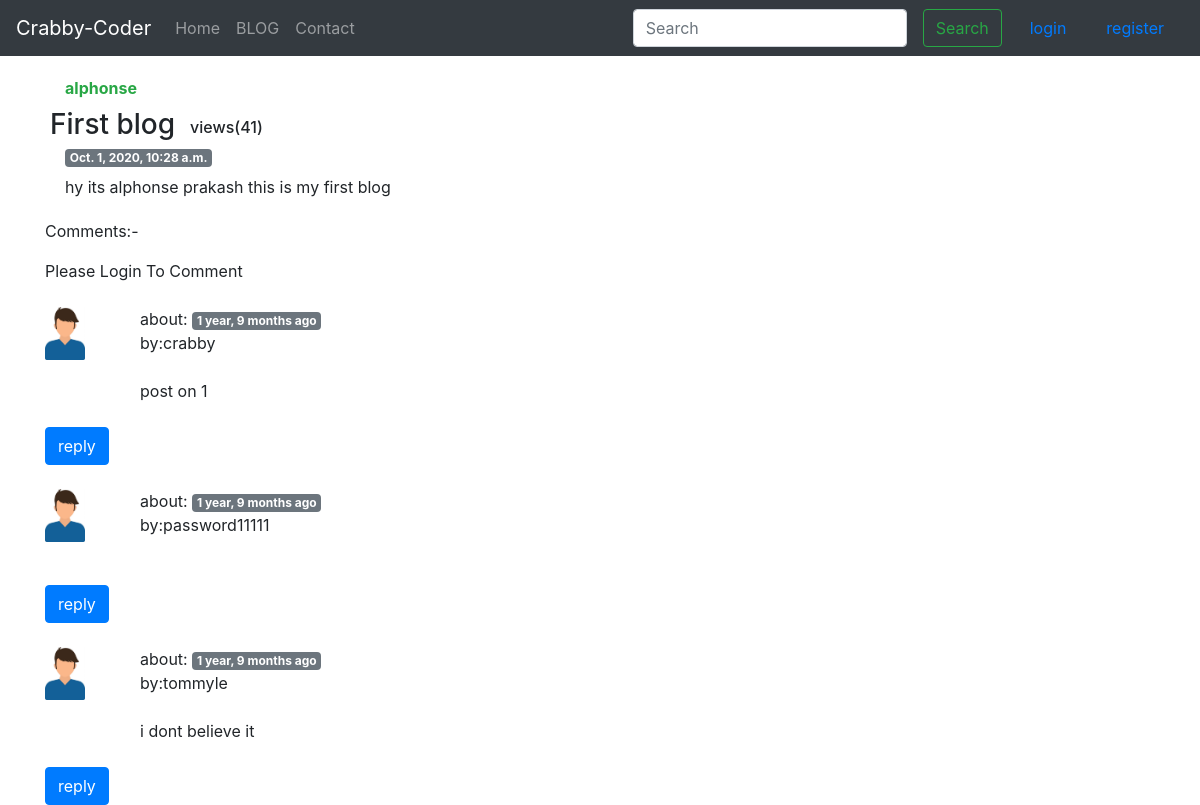
The app's page /blog/second with its own data.
### blog/models.py (models this page shows, shortened)
class Post(models.Model):
    sno=models.AutoField(primary_key=True)
    title=models.CharField(max_length=200)
    content=models.TextField()
    author=models.CharField(max_length=30)
    slug=models.CharField(max_length=200)
    view=models.IntegerField(default=0)
    timeStamp=models.DateTimeField(auto_now_add=True, blank=True)

class Comments(models.Model):
    sno=models.AutoField(primary_key=True)
    comment=models.TextField()
    user=models.ForeignKey(User,on_delete=models.CASCADE)
    post=models.ForeignKey(Post,on_delete=models.CASCADE)
    parent=models.ForeignKey('self',on_delete=models.CASCADE,null=True)
    timeStamp=models.DateTimeField(default=now)

### blog/views.py (the view)
# urls.py: path('<str:slug>',views.blogpost,name="blogpost"),
def blogpost(request,slug):
    variable=Post.objects.filter(slug=slug).first()
    variable.view=variable.view+1
    variable.save()
    comments=Comments.objects.filter(post=variable,parent=None)
    replys=Comments.objects.filter(post=variable).exclude(parent=None)
    replyDict={}
    for reply in replys:
        if reply.parent.sno not in replyDict.keys():
            replyDict[reply.parent.sno]=[reply]
        else:
            replyDict[reply.parent.sno].append(reply)
    return render(request,"blog/blogpost.html",{'blog':variable,'comments':comments,'user':request.user,"replys":replyDict})

### blog/templatetags/extras.py (called while the page is built)
@register.filter(name='get_val')
def get_val(dict,key):
    return dict.get(key)

### templates/blog/blogpost.html (shortened to what this page needs)
{% extends 'base.html' %}
{% load static %}
{% load humanize %}
{% block body %}
{% load extras %}
<div class="container">
    <div class="card-body d-flex flex-column align-items-start">
        <strong class="d-inline-block mb-2 text-success">{{blog.author}}</strong>
        <h3 class="mb-0">
            <div class="row">{{blog.title}} &nbsp; <div class="views" style="
                margin-top: 10px;"><h6>views({{blog.view}})</h6></div> </div>
        </h3>
        <div class="mb-1 text-muted"><span class="badge badge-secondary my-1">{{blog.timeStamp}}</span></div>
        <p class="card-text mb-auto">{{blog.content }}</p>
    </div>
</div>
<div class="container">
    <p>Comments:-</p>
    {% if user.is_authenticated %}
    <div class="container">
        <form action="/blog/comments" method="POST">
            {% csrf_token %}
            <label for="text">Your comment</label>
            <input type="text" name="comment" class="form-control" id="text">
            <input type="hidden" name="postno" value="{{blog.sno}}">
            <input type="hidden" name="parentsno" value="">
            <input class="btn btn-outline-success my-2" type="submit" value="submit">
        </form>
    </div>
    {% else %}
    <p>Please Login To Comment</p>
{% endif %}
    {% for comment in comments %}
    <div class="row my-4 ">
        <div class="col col-lg-1 col-md-1 col-sm-1 col-xs-1  "><img src="{% static 'img/default.jpg' %}" alt="user"
                width="40px"></div>
        <div class="col col-lg-11 col-md-11 col-sm-11 col-xs-11">
            about:&nbsp;<span class="badge badge-secondary">{{comment.timeStamp | naturaltime }}</span><br>by:{{comment.user.username}}
               <br><br> {{comment.comment}}</div>
    </div>
    <button class="btn btn-primary" type="button" data-toggle="collapse" data-target="#reply{{comment.sno}}"
        aria-expanded="false" aria-controls="reply{{comment.sno}}">
        reply
    </button>
    {% endfor %}
</div>
{% endblock %}

### templates/base.html (shortened to what this page needs)
{% load static%}
<html lang="en">
<head>
  <link rel="stylesheet" href="https://stackpath.bootstrapcdn.com/bootstrap/4.5.2/css/bootstrap.min.css"
>
  <link rel="stylesheet" href="{% static 'styles.css' %}">
</head>
<body>
  <nav class="navbar navbar-expand-lg navbar-dark bg-dark">
    <a class="navbar-brand" href="/">Crabby-Coder</a>
    <div class="collapse navbar-collapse" id="navbarSupportedContent">
      <ul class="navbar-nav mr-auto">
        <li class="nav-item ">
          <a class="nav-link" href="{% url 'home' %}">Home <span class="sr-only">(current)</span></a>
        </li>
        <li class="nav-item">
          <a class="nav-link" href="/blog">BLOG</a>
        </li>
        <li class="nav-item ">
          <a class="nav-link" href="/contact">Contact</a>
        </li>
      </ul>
      <form method="get" action='/search' class="form-inline my-2 my-lg-0">
        <input class="form-control mr-sm-2 " type="search" name="query" id="query" placeholder="Search"
          aria-label="Search">
        <button class="btn btn-outline-success my-2 my-sm-0 mx-2" type="submit">Search</button>
      </form>
      {% if user.is_authenticated %}
        <div class="intro">hy{{user.username}}</div>
      <a class="nav-link mx-2" href="{% url 'logouthandle' %}">logout</a>
      {% else %}
      <a class="nav-link mx-1" href="{% url 'loginhandle'%}" data-toggle="modal" data-target="#loginmodal">login</a>
      <a class="nav-link mx-1" href="{% url 'registerhandle' %}" data-toggle="modal" data-target="#registermodal">register</a>
      {% endif %}
    </div>
  </nav>
  {% block body %}{% endblock %}
</body>
</html>

### static/styles.css (style rules this page uses)
.views { margin-top: 20px; }

### records on screen
Post: author "alphonse", title "First blog", view "41", timeStamp "Oct. 1, 2020, 10:28 a.m.", content "hy its alphonse prakash this is my first blog"
Comments: timeStamp "1 year, 9 months ago", user.username "crabby", comment "post on 1"
Comments: timeStamp "1 year, 9 months ago", user.username "password11111"
Comments: timeStamp "1 year, 9 months ago", user.username "tommyle", comment "i dont believe it"
